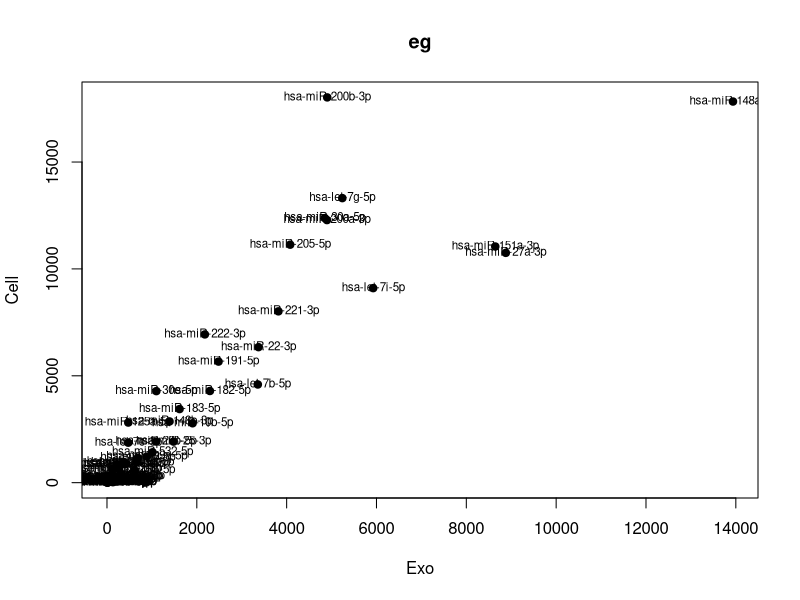
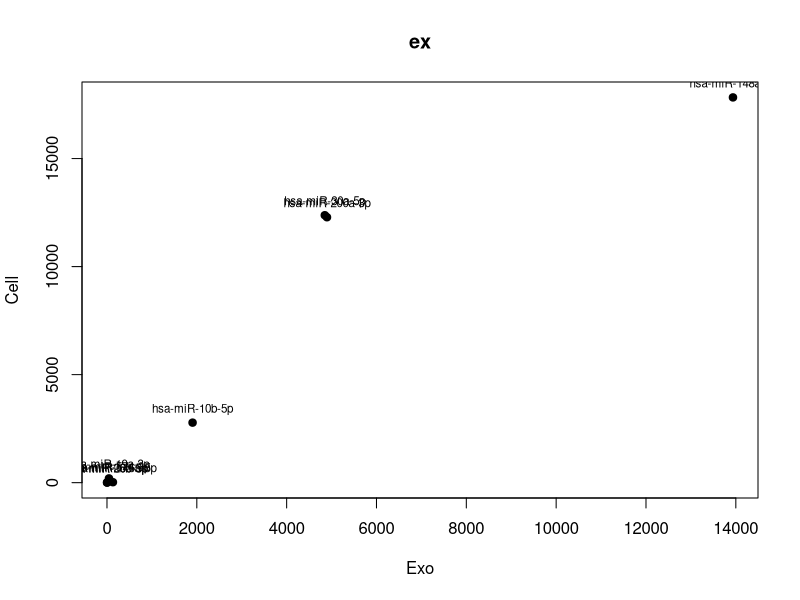

Generate these figures, in order, with R: (Note: this script raises an error after producing the figures.)
rd<- read.csv("miRNA_analysis_kerry.csv", header=TRUE, row.names= 1)
rawdata<- rd[c(1:3, 5, 6, 8)]
rdPellet<- read.delim("miRNA_raw_counts_CORRECT_NAMES.txt", header=TRUE, row.names=1)
Pellet<- rdPellet[c(31:42)]
Pellet<- Pellet[c(2, 6, 10, 1, 5, 9)]
name<- intersect(rownames(Pellet), rownames(rawdata))
data<- Pellet[cbind(name), ]
dataPellet<- data[order(rownames(data)), ]
rawdata<- rawdata[cbind(name), ]
rawdata<- rawdata[order(rownames(data)), ]
fullset<- cbind(rawdata, dataPellet)
rf<- as.data.frame(rowMeans(rawdata[1:3]))
rg<- as.data.frame(rowMeans(dataPellet[1:3]))
Fullmeans<- as.data.frame(c(rf, rg))
rownames(Fullmeans)<- rownames(rf)
plot(rf$`rowMeans(rawdata[1:3])`, rg$`rowMeans(dataPellet[1:3])`, main="eg", xlab="Exo", ylab="Cell", pch=19)
text(rf$`rowMeans(rawdata[1:3])`, rg$`rowMeans(dataPellet[1:3])`, label=rownames(rf), cex= 0.7)
#making normalised data
subsetCell<- as.data.frame(rg[cbind("hsa-miR-363-3p", "hsa-miR-20b-5p", "hsa-miR-19a-3p", "hsa-miR-148a-3p", "hsa-miR-574-3p", "hsa-miR-146a-5p", "hsa-miR-30a-5p", "hsa-miR-10b-5p", "hsa-miR-200a-3p"),])
rownames(subsetCell)<- c("hsa-miR-363-3p", "hsa-miR-20b-5p", "hsa-miR-19a-3p", "hsa-miR-148a-3p", "hsa-miR-574-3p", "hsa-miR-146a-5p", "hsa-miR-30a-5p", "hsa-miR-10b-5p", "hsa-miR-200a-3p")
subsetExo<- as.data.frame(rf[cbind("hsa-miR-363-3p", "hsa-miR-20b-5p", "hsa-miR-19a-3p", "hsa-miR-148a-3p", "hsa-miR-574-3p", "hsa-miR-146a-5p", "hsa-miR-30a-5p", "hsa-miR-10b-5p", "hsa-miR-200a-3p"),])
rownames(subsetExo)<- c("hsa-miR-363-3p", "hsa-miR-20b-5p", "hsa-miR-19a-3p", "hsa-miR-148a-3p", "hsa-miR-574-3p", "hsa-miR-146a-5p", "hsa-miR-30a-5p", "hsa-miR-10b-5p", "hsa-miR-200a-3p")
p<- plot(subsetExo$`rf[cbind("hsa-miR-363-3p", "hsa-miR-20b-5p", "hsa-miR-19a-3p", "hsa-miR-148a-3p", "hsa-miR-574-3p", "hsa-miR-146a-5p", "hsa-miR-30a-5p", "hsa-miR-10b-5p", "hsa-miR-200a-3p"), ]`, subsetCell$`rg[cbind("hsa-miR-363-3p", "hsa-miR-20b-5p", "hsa-miR-19a-3p", "hsa-miR-148a-3p", "hsa-miR-574-3p", "hsa-miR-146a-5p", "hsa-miR-30a-5p", "hsa-miR-10b-5p", "hsa-miR-200a-3p"), ]`, main="ex", xlab="Exo", ylab="Cell", pch=19)
text(subsetExo$`rf[cbind("hsa-miR-363-3p", "hsa-miR-20b-5p", "hsa-miR-19a-3p", "hsa-miR-148a-3p", "hsa-miR-574-3p", "hsa-miR-146a-5p", "hsa-miR-30a-5p", "hsa-miR-10b-5p", "hsa-miR-200a-3p"), ]`, subsetCell$`rg[cbind("hsa-miR-363-3p", "hsa-miR-20b-5p", "hsa-miR-19a-3p", "hsa-miR-148a-3p", "hsa-miR-574-3p", "hsa-miR-146a-5p", "hsa-miR-30a-5p", "hsa-miR-10b-5p", "hsa-miR-200a-3p"), ]`, labels=rownames(subsetExo), cex=0.7, pos=3)
p + geom_label_repel()
reg1<- lm(subsetCell$`rg[cbind("hsa-miR-363-3p", "hsa-miR-20b-5p", "hsa-miR-19a-3p", "hsa-miR-148a-3p", "hsa-miR-574-3p", "hsa-miR-146a-5p", "hsa-miR-30a-5p", "hsa-miR-10b-5p", "hsa-miR-200a-3p"), ]`~subsetExo$`rf[cbind("hsa-miR-363-3p", "hsa-miR-20b-5p", "hsa-miR-19a-3p", "hsa-miR-148a-3p", "hsa-miR-574-3p", "hsa-miR-146a-5p", "hsa-miR-30a-5p", "hsa-miR-10b-5p", "hsa-miR-200a-3p"), ]`)
abline(reg1)
library(ggrepel)
